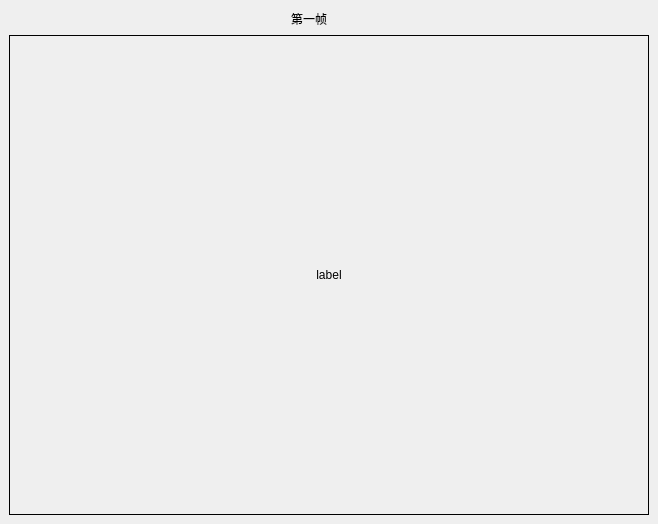
<?xml version="1.0" encoding="UTF-8"?>
<ui version="4.0">
 <class>WidgetPic</class>
 <widget class="QWidget" name="WidgetPic">
  <property name="geometry">
   <rect>
    <x>0</x>
    <y>0</y>
    <width>658</width>
    <height>524</height>
   </rect>
  </property>
  <property name="windowTitle">
   <string>WidgetPic</string>
  </property>
  <widget class="MyLabel" name="label">
   <property name="geometry">
    <rect>
     <x>9</x>
     <y>35</y>
     <width>640</width>
     <height>480</height>
    </rect>
   </property>
   <property name="minimumSize">
    <size>
     <width>640</width>
     <height>0</height>
    </size>
   </property>
   <property name="frameShape">
    <enum>QFrame::Box</enum>
   </property>
   <property name="text">
    <string>label</string>
   </property>
   <property name="alignment">
    <set>Qt::AlignCenter</set>
   </property>
   <property name="margin">
    <number>0</number>
   </property>
  </widget>
  <widget class="QLabel" name="label_2">
   <property name="geometry">
    <rect>
     <x>9</x>
     <y>9</y>
     <width>600</width>
     <height>20</height>
    </rect>
   </property>
   <property name="minimumSize">
    <size>
     <width>600</width>
     <height>20</height>
    </size>
   </property>
   <property name="frameShape">
    <enum>QFrame::NoFrame</enum>
   </property>
   <property name="text">
    <string>第一帧</string>
   </property>
   <property name="alignment">
    <set>Qt::AlignCenter</set>
   </property>
  </widget>
 </widget>
 <layoutdefault spacing="6" margin="11"/>
 <customwidgets>
  <customwidget>
   <class>MyLabel</class>
   <extends>QLabel</extends>
   <header>mylabel.h</header>
  </customwidget>
 </customwidgets>
 <resources/>
 <connections/>
</ui>
